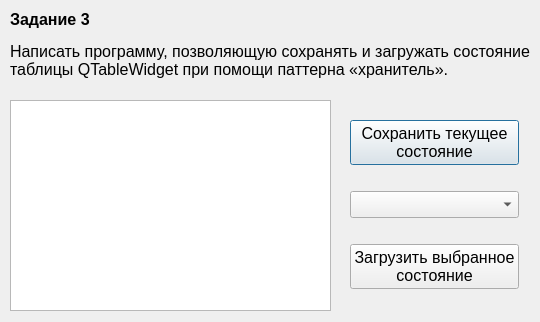
<?xml version="1.0" encoding="UTF-8"?>
<ui version="4.0">
 <class>ThirdTask</class>
 <widget class="QDialog" name="ThirdTask">
  <property name="geometry">
   <rect>
    <x>0</x>
    <y>0</y>
    <width>540</width>
    <height>322</height>
   </rect>
  </property>
  <property name="windowTitle">
   <string>Dialog</string>
  </property>
  <widget class="QLabel" name="label">
   <property name="geometry">
    <rect>
     <x>10</x>
     <y>30</y>
     <width>531</width>
     <height>61</height>
    </rect>
   </property>
   <property name="font">
    <font>
     <pointsize>12</pointsize>
    </font>
   </property>
   <property name="text">
    <string>Написать программу, позволяющую сохранять и загружать состояние 
таблицы QTableWidget при помощи паттерна «хранитель».</string>
   </property>
  </widget>
  <widget class="QLabel" name="label_4">
   <property name="geometry">
    <rect>
     <x>10</x>
     <y>10</y>
     <width>256</width>
     <height>19</height>
    </rect>
   </property>
   <property name="font">
    <font>
     <pointsize>12</pointsize>
     <weight>75</weight>
     <bold>true</bold>
    </font>
   </property>
   <property name="text">
    <string>Задание 3</string>
   </property>
  </widget>
  <widget class="QTableWidget" name="tableWidget">
   <property name="enabled">
    <bool>true</bool>
   </property>
   <property name="geometry">
    <rect>
     <x>10</x>
     <y>100</y>
     <width>321</width>
     <height>211</height>
    </rect>
   </property>
  </widget>
  <widget class="QWidget" name="">
   <property name="geometry">
    <rect>
     <x>350</x>
     <y>100</y>
     <width>169</width>
     <height>211</height>
    </rect>
   </property>
   <layout class="QVBoxLayout" name="verticalLayout">
    <item>
     <widget class="QPushButton" name="saveButton">
      <property name="font">
       <font>
        <pointsize>12</pointsize>
       </font>
      </property>
      <property name="text">
       <string>Сохранить текущее
состояние</string>
      </property>
     </widget>
    </item>
    <item>
     <widget class="QComboBox" name="comboBox">
      <property name="font">
       <font>
        <pointsize>12</pointsize>
       </font>
      </property>
     </widget>
    </item>
    <item>
     <widget class="QPushButton" name="loadButton">
      <property name="font">
       <font>
        <pointsize>12</pointsize>
       </font>
      </property>
      <property name="text">
       <string>Загрузить выбранное
состояние</string>
      </property>
     </widget>
    </item>
   </layout>
  </widget>
 </widget>
 <resources/>
 <connections/>
</ui>
